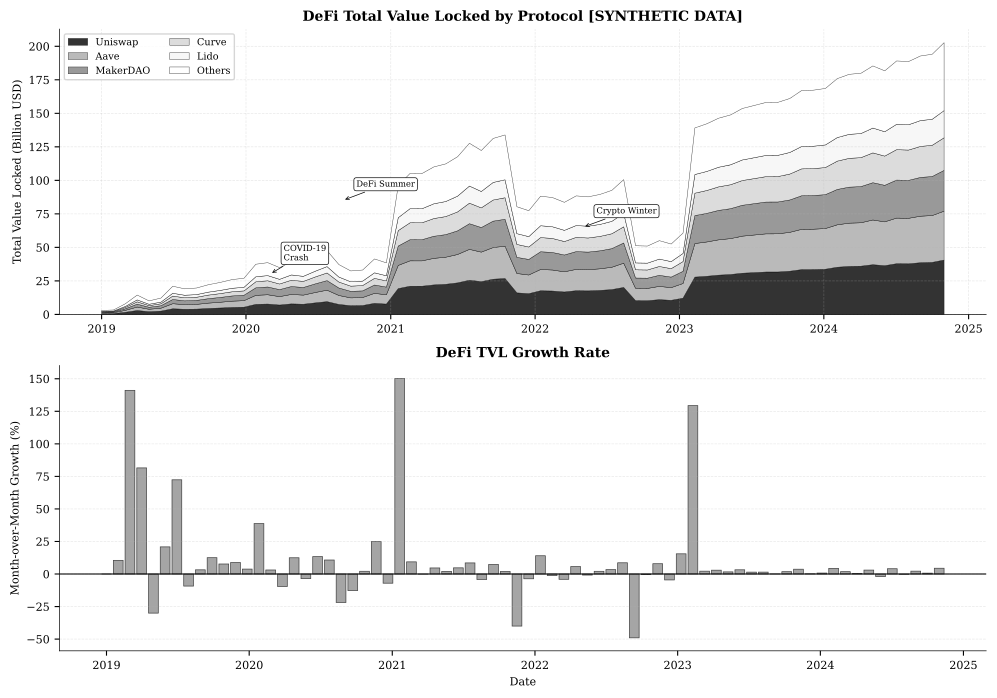

Write the Python code that produced this figure.
"""
DeFi Total Value Locked (TVL) Over Time
Historical visualization of DeFi TVL growth by major protocols

Required libraries: matplotlib, numpy
Output: defi_tvl_chart.pdf
"""

import matplotlib.pyplot as plt
import numpy as np
from datetime import datetime, timedelta
from pathlib import Path

# Chart metadata for QuantLet integration
CHART_METADATA = {
    'title': 'DeFi Total Value Locked (TVL) Over Time',
    'url': 'https://github.com/Digital-AI-Finance/DigitalFinance_3/tree/main/charts/module_02_blockchain/defi_tvl_chart'
}

def create_defi_tvl_chart():
    """Create visualization of DeFi TVL growth over time"""

    # Set style for academic publication
    plt.rcParams['font.family'] = 'serif'
    plt.rcParams['font.size'] = 8
    plt.rcParams['axes.linewidth'] = 0.5

    # Set random seed for reproducibility
    np.random.seed(42)

    fig, (ax1, ax2) = plt.subplots(2, 1, figsize=(10, 7))

    # Generate synthetic time series data (monthly from 2019 to 2024)
    start_date = datetime(2019, 1, 1)
    months = 72  # 6 years
    dates = [start_date + timedelta(days=30*i) for i in range(months)]

    # Synthetic TVL data showing realistic DeFi growth pattern
    # Exponential growth with some volatility
    base_growth = np.linspace(0.5, 150, months)
    noise = np.random.normal(0, 5, months)

    # Add market events (crashes and recoveries)
    tvl_total = base_growth.copy()
    tvl_total[20:25] *= 0.7  # COVID crash 2020
    tvl_total[25:35] *= 1.8  # DeFi summer 2020-2021
    tvl_total[45:50] *= 0.5  # 2022 crypto winter
    tvl_total[50:] *= 1.3    # Recovery
    tvl_total += np.abs(noise)

    # Individual protocol data (stacked)
    protocols = {
        'Uniswap': tvl_total * 0.20,
        'Aave': tvl_total * 0.18,
        'MakerDAO': tvl_total * 0.15,
        'Curve': tvl_total * 0.12,
        'Lido': tvl_total * 0.10,
        'Others': tvl_total * 0.25
    }

    # Top panel: Stacked area chart
    colors = ['black', 'darkgray', 'gray', 'lightgray', 'whitesmoke', 'white']

    ax1.stackplot(dates, protocols.values(),
                 labels=protocols.keys(),
                 colors=colors,
                 edgecolor='black',
                 linewidth=0.3,
                 alpha=0.8)

    ax1.set_ylabel('Total Value Locked (Billion USD)', fontsize=8)
    ax1.set_title('DeFi Total Value Locked by Protocol [SYNTHETIC DATA]',
                 fontsize=10, fontweight='bold')
    ax1.legend(loc='upper left', fontsize=7, ncol=2)
    ax1.grid(True, alpha=0.3, linestyle='--', linewidth=0.5)
    ax1.spines['top'].set_visible(False)
    ax1.spines['right'].set_visible(False)

    # Add event annotations
    events = [
        (datetime(2020, 3, 1), 30, 'COVID-19\nCrash'),
        (datetime(2020, 9, 1), 85, 'DeFi Summer'),
        (datetime(2022, 5, 1), 65, 'Crypto Winter')
    ]

    for event_date, y_pos, label in events:
        ax1.annotate(label, xy=(event_date, y_pos),
                    xytext=(10, 10), textcoords='offset points',
                    fontsize=6, ha='left',
                    bbox=dict(boxstyle='round,pad=0.3', facecolor='white',
                            edgecolor='black', linewidth=0.5),
                    arrowprops=dict(arrowstyle='->', lw=0.5))

    # Bottom panel: Growth rate
    growth_rate = np.zeros(months)
    growth_rate[1:] = (tvl_total[1:] - tvl_total[:-1]) / tvl_total[:-1] * 100

    ax2.bar(dates, growth_rate, width=25, color='gray',
           edgecolor='black', linewidth=0.5, alpha=0.7)
    ax2.axhline(y=0, color='black', linestyle='-', linewidth=0.8)

    ax2.set_xlabel('Date', fontsize=8)
    ax2.set_ylabel('Month-over-Month Growth (%)', fontsize=8)
    ax2.set_title('DeFi TVL Growth Rate', fontsize=10, fontweight='bold')
    ax2.grid(True, alpha=0.3, linestyle='--', linewidth=0.5, axis='y')
    ax2.spines['top'].set_visible(False)
    ax2.spines['right'].set_visible(False)

    plt.tight_layout()

    # Save as PDF
    output_path = Path(__file__).parent / 'defi_tvl_chart.pdf'
    plt.savefig(output_path, format='pdf', dpi=300, bbox_inches='tight')
    print(f"Chart saved to: {output_path}")

    plt.close()

if __name__ == '__main__':
    create_defi_tvl_chart()
